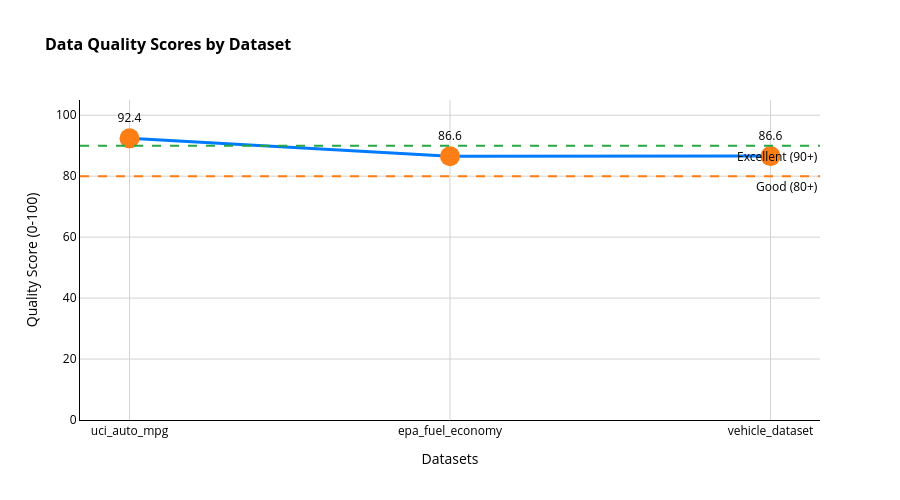

The code cell stored with this chart in its notebook:
### Code cell
# Dashboard Component 2: Data Quality Scores
print("📊 Dashboard Component 2: Data Quality Scores")
print("-" * 50)

fig2 = go.Figure()

# Create quality scores visualization
colors = ['#28a745' if score >= 95 else '#fd7e14' if score >= 85 else '#dc3545' for score in quality_scores]

fig2.add_trace(go.Scatter(
    x=dataset_names, 
    y=quality_scores, 
    mode='markers+lines+text',
    marker=dict(size=20, color=colors),
    line=dict(width=3, color='#007bff'),
    text=[f"{score:.1f}" for score in quality_scores],
    textposition="top center",
    name='Quality Scores',
    hovertemplate='<b>%{x}</b><br>' +
                  'Quality Score: %{y:.1f}/100<br>' +
                  'Status: %{marker.color}<br>' +
                  '<extra></extra>'
))

fig2.update_layout(
    title="<b>Data Quality Scores by Dataset</b>",
    xaxis_title="Datasets",
    yaxis_title="Quality Score (0-100)",
    height=500,
    showlegend=False,
    hovermode='x unified',
    plot_bgcolor='white',
    paper_bgcolor='white',
    font=dict(color='black', size=12),
    title_font=dict(size=16, color='black'),
    xaxis=dict(gridcolor='lightgray', linecolor='black'),
    yaxis=dict(range=[0, 105], gridcolor='lightgray', linecolor='black')
)

# Add quality threshold lines
fig2.add_hline(y=90, line_dash="dash", line_color="#28a745", 
              annotation_text="Excellent (90+)", annotation_position="bottom right")
fig2.add_hline(y=80, line_dash="dash", line_color="#fd7e14", 
              annotation_text="Good (80+)", annotation_position="bottom right")

fig2.show()

print("✓ Data quality scores displayed")
print("✓ Color-coded: Green (Excellent), Orange (Good), Red (Fair)")
print(f"✓ Average quality score: {sum(quality_scores)/len(quality_scores):.1f}/100")

### Figure 1 — Plotly figure (JSON) as saved in the notebook; plotly's stock layout.template omitted (floating-point values rounded to 4 significant figures)
{"data": [{"hovertemplate": "<b>%{x}</b><br>Quality Score: %{y:.1f}/100<br>Status: %{marker.color}<br><extra></extra>", "line": {"color": "#007bff", "width": 3}, "marker": {"color": ["#fd7e14", "#fd7e14", "#fd7e14"], "size": 20}, "mode": "markers+lines+text", "name": "Quality Scores", "text": ["92.4", "86.6", "86.6"], "textposition": "top center", "type": "scatter", "x": ["uci_auto_mpg", "epa_fuel_economy", "vehicle_dataset"], "y": [92.42, 86.55, 86.6]}], "layout": {"annotations": [{"showarrow": false, "text": "Excellent (90+)", "x": 1, "xanchor": "right", "xref": "x domain", "y": 90, "yanchor": "top", "yref": "y"}, {"showarrow": false, "text": "Good (80+)", "x": 1, "xanchor": "right", "xref": "x domain", "y": 80, "yanchor": "top", "yref": "y"}], "font": {"color": "black", "size": 12}, "height": 500, "hovermode": "x unified", "paper_bgcolor": "white", "plot_bgcolor": "white", "shapes": [{"line": {"color": "#28a745", "dash": "dash"}, "type": "line", "x0": 0, "x1": 1, "xref": "x domain", "y0": 90, "y1": 90, "yref": "y"}, {"line": {"color": "#fd7e14", "dash": "dash"}, "type": "line", "x0": 0, "x1": 1, "xref": "x domain", "y0": 80, "y1": 80, "yref": "y"}], "showlegend": false, "title": {"font": {"color": "black", "size": 16}, "text": "<b>Data Quality Scores by Dataset</b>"}, "xaxis": {"gridcolor": "lightgray", "linecolor": "black", "title": {"text": "Datasets"}}, "yaxis": {"gridcolor": "lightgray", "linecolor": "black", "range": [0, 105], "title": {"text": "Quality Score (0-100)"}}}}
